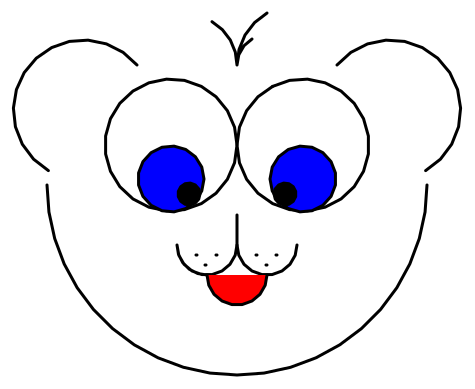

Write Python code to recreate this figure.
#!/usr/bin/python3
from turtle import *
from math import *
from canvasvg import *
mode("logo")
tracer(0)
n=5
step=50

begin_poly()
color("black","blue")

# eyes
circle(step,360)
circle(-step,360)

pu()
rt(180)
fd(step)
pd()

# nose
fd(step/3)
circle(step/3,180)
pu()
circle(step/3,180)
pd()
circle(-step/3,180)
pu()
circle(-step/3,180)

fd(step/3)
pd()
# mouth
rt(90)
fd(step/3)
lt(90)
begin_fill()
fillcolor('red')
circle(step/3,180)
end_fill()

# chin
pu()
goto(-3*step,-step/2)
rt(180)
pd()
circle(3*step,180)

# ears
pu()
fd(step/5)
pd()
rt(45)
circle(step,180)
pu()
rt(45)
fd(3*step)
rt(45)
pd()
circle(step,180)

# eyebrows
goto(0,step)
pd()
circle(3*step,20)
rt(180)
circle(-3*step,20)
circle(-3*step,20)
rt(180)
circle(3*step,20)


end_poly()
#S=get_poly()
#register_shape("bear",S)
#b=Turtle(shape="bear")


###circle inside square
##fd(step)
##begin_poly()
##begin_fill()
##color('yellow','blue')
##circle(step,360,4)
##pu()
##lt(90)
##fd(step/3)
##rt(90)
##pd()
##circle(step/3,360,20)
##end_fill()
##end_poly
##S=get_poly()
##register_shape("donut",S)
##x=Turtle(shape="donut")
##fd(step)
##bk(step*n)
##
##begin_fill()
##color('yellow','blue')
##begin_poly()
##for j in range(1,n):
##  print(j,"in ",pos())
##  for i in range(n):
##    fd(step)
##    rt(360*j/n)
##  print(j,"ou ",pos())
##  #fd(step*2) 
##  print(j,"out",pos())
##end_fill()
##end_poly()
##S=get_poly()
##register_shape("pentagon",S)  
##t=Turtle(shape='pentagon')
##



update()
saveall('pattern.svg',Screen()._canvas)
exitonclick() 
